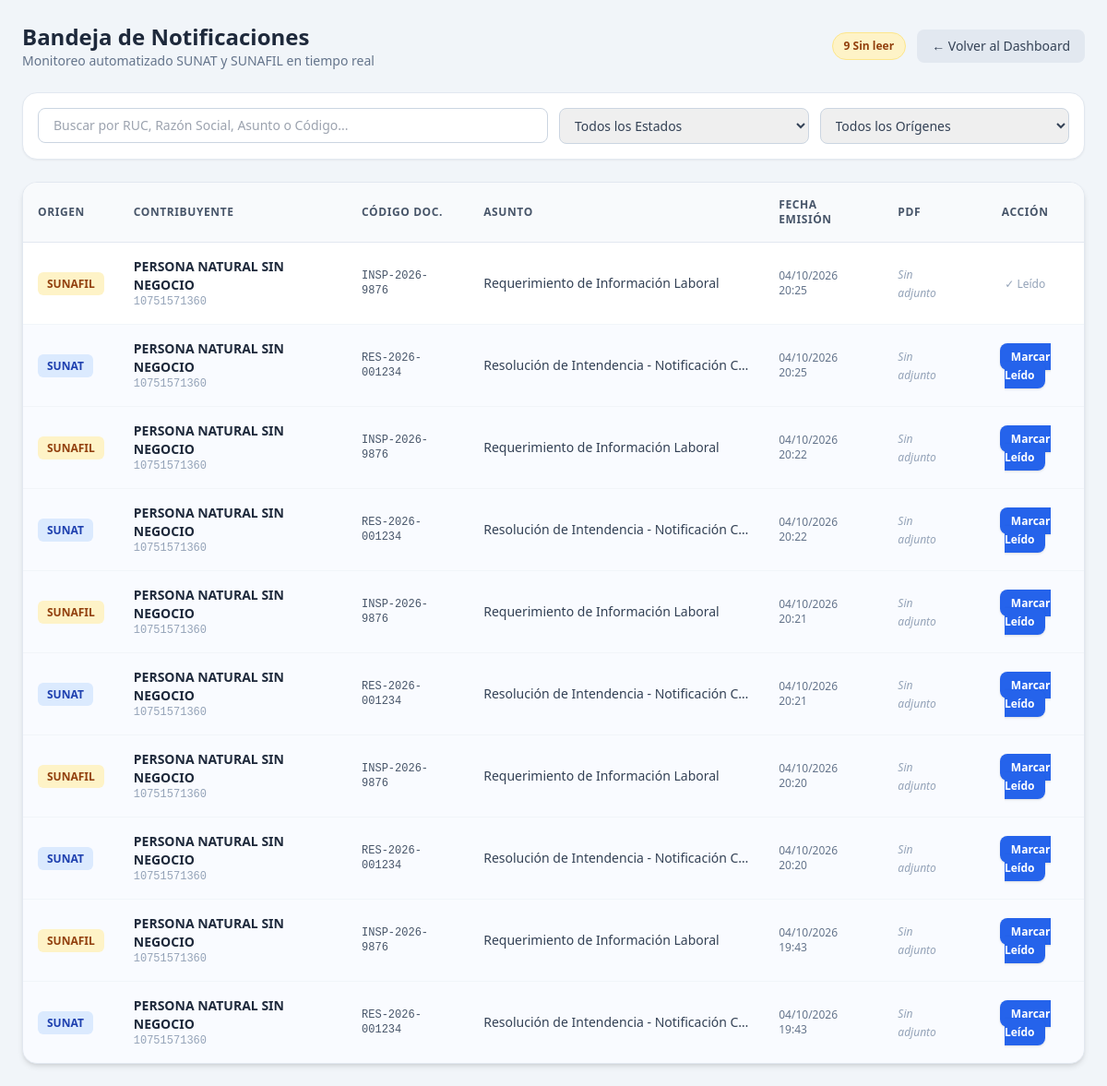
/casilla/ (signed in), run on the app's committed database.
### automatizacion/models.py (models this page shows, shortened)
class NotificacionCasilla(models.Model):
    ORIGEN_CHOICES = [
        ('SUNAT', 'SUNAT'),
        ('SUNAFIL', 'SUNAFIL'),
    ]
    cliente_ruc = models.ForeignKey(ClienteRuc, on_delete=models.CASCADE, related_name='notificaciones')
    origen = models.CharField(max_length=20, choices=ORIGEN_CHOICES, default='SUNAT')
    codigo_documento = models.CharField(max_length=100, blank=True, null=True)
    asunto = models.CharField(max_length=255)
    fecha_emision = models.DateTimeField()
    contenido_resumen = models.TextField(blank=True, null=True)
    archivo_pdf = models.FileField(upload_to='notificaciones_pdf/', blank=True, null=True)
    leido = models.BooleanField(default=False)
    fecha_descarga = models.DateTimeField(auto_now_add=True)
    class Meta:
        ordering = ['-fecha_emision']

### clientes/models.py (models this page shows, shortened)
class ClienteRuc(models.Model):
    estudio = models.ForeignKey(PerfilEstudio, on_delete=models.CASCADE, related_name='rucs')
    razon_social = models.CharField(max_length=200)
    ruc = models.CharField(max_length=11)
    dni_representante = models.CharField(max_length=15, blank=True, null=True)
    usuario_sol = models.CharField(max_length=50)
    _clave_sol = models.CharField(max_length=255, db_column='clave_sol')
    activo = models.BooleanField(default=True)
    fecha_registro = models.DateTimeField(auto_now_add=True)
    @property
    def clave_sol(self):
        return desencriptar_texto(self._clave_sol)
    @clave_sol.setter
    def clave_sol(self, raw_password):
        self._clave_sol = encriptar_texto(raw_password)

### automatizacion/views.py (the view, shortened to what this page needs)
# urls.py: path('casilla/', bandeja_casilla_view, name='bandeja_casilla'),
@login_required
def bandeja_casilla_view(request):
    estudio, _ = PerfilEstudio.objects.get_or_create(
        usuario=request.user,
        defaults={'nombre_estudio': f'Estudio de {request.user.username}'}
    )
    notificaciones = NotificacionCasilla.objects.filter(
        cliente_ruc__estudio=estudio
    ).select_related('cliente_ruc').order_by('-fecha_emision')
    query = request.GET.get('q', '').strip()
    estado_filtro = request.GET.get('estado', '')
    if estado_filtro == 'nuevo':
        notificaciones = notificaciones.filter(leido=False)
    elif estado_filtro == 'leido':
        notificaciones = notificaciones.filter(leido=True)
    origen_filtro = request.GET.get('origen', '')
    if origen_filtro:
        notificaciones = notificaciones.filter(origen=origen_filtro)
    total_count = notificaciones.count()
    sin_leer_count = NotificacionCasilla.objects.filter(cliente_ruc__estudio=estudio, leido=False).count()
    paginator = Paginator(notificaciones, 10)
    page_number = request.GET.get('page')
    page_obj = paginator.get_page(page_number)
    context = {
        'page_obj': page_obj,
        'sin_leer_count': sin_leer_count,
        'total_count': total_count,
        'query': query,
        'estado_filtro': estado_filtro,
        'origen_filtro': origen_filtro,
    }
    return render(request, 'bandeja_casilla.html', context)

### templates/bandeja_casilla.html (shortened to what this page needs)
<!DOCTYPE html>
<html lang="es">
<head>
    <script src="https://cdn.tailwindcss.com"></script>
</head>
<body class="bg-slate-100 min-h-screen p-6">
    <div class="max-w-7xl mx-auto space-y-6">
        <div class="flex flex-col md:flex-row md:items-center justify-between gap-4">
            <div>
                <h1 class="text-2xl font-bold text-slate-800">Bandeja de Notificaciones</h1>
                <p class="text-sm text-slate-500">Monitoreo automatizado SUNAT y SUNAFIL en tiempo real</p>
            </div>
            <div class="flex items-center space-x-3">
                <span class="bg-amber-100 text-amber-800 text-xs font-bold px-3 py-1.5 rounded-full border border-amber-200">
                    {{ sin_leer_count }} Sin leer
                </span>
                <a href="{% url 'dashboard' %}" class="bg-slate-200 hover:bg-slate-300 text-slate-700 px-4 py-2 rounded-lg text-sm font-medium transition">
                    ← Volver al Dashboard
                </a>
            </div>
        </div>
        <div class="bg-white rounded-2xl shadow-sm border border-slate-200 p-4">
            <form method="GET" class="grid grid-cols-1 md:grid-cols-4 gap-3">
                <div class="md:col-span-2">
                    <input type="text" name="q" value="{{ query }}" placeholder="Buscar por RUC, Razón Social, Asunto o Código..."
                           class="w-full px-4 py-2 rounded-lg border border-slate-300 focus:ring-2 focus:ring-blue-500 focus:border-blue-500 outline-none text-sm">
                </div>
                <div>
                    <select name="estado" onchange="this.form.submit()" class="w-full px-3 py-2 rounded-lg border border-slate-300 focus:ring-2 focus:ring-blue-500 outline-none text-sm text-slate-700">
                        <option value="">Todos los Estados</option>
                    </select>
                </div>
                <div>
                    <select name="origen" onchange="this.form.submit()" class="w-full px-3 py-2 rounded-lg border border-slate-300 focus:ring-2 focus:ring-blue-500 outline-none text-sm text-slate-700">
                        <option value="">Todos los Orígenes</option>
                    </select>
                </div>
            </form>
        </div>
        <div id="contenedor-notificaciones" class="bg-white rounded-2xl shadow-md border border-slate-200 overflow-hidden">
            <table class="w-full text-left border-collapse">
                <thead>
                    <tr class="bg-slate-50 border-b border-slate-200 text-slate-600 text-xs uppercase tracking-wider">
                        <th class="p-4">Origen</th>
                        <th class="p-4">Contribuyente</th>
                        <th class="p-4">Código Doc.</th>
                        <th class="p-4">Asunto</th>
                        <th class="p-4">Fecha Emisión</th>
                        <th class="p-4">PDF</th>
                        <th class="p-4 text-center">Acción</th>
                    </tr>
                </thead>
                <tbody class="divide-y divide-slate-100 text-sm text-slate-700">
                    {% for noti in page_obj %}
                    <tr class="hover:bg-slate-50 transition {% if not noti.leido %}bg-blue-50/40 font-medium{% endif %}">
                        <td class="p-4">
                            <span class="px-2.5 py-1 rounded-md text-xs font-bold {% if noti.origen == 'SUNAT' %}bg-blue-100 text-blue-800{% else %}bg-amber-100 text-amber-800{% endif %}">
                                {{ noti.origen }}
                            </span>
                        </td>
                        <td class="p-4">
                            <div class="font-bold text-slate-800">{{ noti.cliente_ruc.razon_social }}</div>
                            <div class="text-xs text-slate-400 font-mono">{{ noti.cliente_ruc.ruc }}</div>
                        </td>
                        <td class="p-4 font-mono text-xs text-slate-600">{{ noti.codigo_documento }}</td>
                        <td class="p-4 max-w-xs truncate" title="{{ noti.asunto }}">{{ noti.asunto }}</td>
                        <td class="p-4 text-xs text-slate-500">{{ noti.fecha_emision|date:"d/m/Y H:i" }}</td>
                        <td class="p-4">
                            {% if noti.archivo_pdf %}
                                <a href="{{ noti.archivo_pdf.url }}" target="_blank" class="text-red-600 hover:text-red-800 font-semibold inline-flex items-center space-x-1 text-xs bg-red-50 px-2.5 py-1 rounded border border-red-200">
                                    <span>📄 PDF</span>
                                </a>
                            {% else %}
                                <span class="text-slate-400 text-xs italic">Sin adjunto</span>
                            {% endif %}
                        </td>
                        <td class="p-4 text-center">
                            {% if not noti.leido %}
                                <a href="{% url 'marcar_leido' noti.id %}" class="bg-blue-600 hover:bg-blue-700 text-white text-xs font-semibold px-3 py-1.5 rounded-lg shadow transition">
                                    Marcar Leído
                                </a>
                            {% else %}
                                <span class="text-xs text-slate-400">✓ Leído</span>
                            {% endif %}
                        </td>
                    </tr>
                    {% empty %}
                    <tr>
                        <td colspan="7" class="p-8 text-center text-slate-400">
                            No se encontraron notificaciones con los filtros seleccionados.
                        </td>
                    </tr>
                    {% endfor %}
                </tbody>
            </table>
        </div>
    </div>
</body>
</html>

### data on the page
NotificacionCasilla: origen "SUNAFIL", cliente_ruc.razon_social "PERSONA NATURAL SIN NEGOCIO", cliente_ruc.ruc "10751571360", codigo_documento "INSP-2026-9876", asunto "Requerimiento de Información Laboral", fecha_emision "04/10/2026 20:25", archivo_pdf "Sin adjunto", leido "✓ Leído"
NotificacionCasilla: origen "SUNAT", cliente_ruc.razon_social "PERSONA NATURAL SIN NEGOCIO", cliente_ruc.ruc "10751571360", codigo_documento "RES-2026-001234", asunto "Resolución de Intendencia - Notificación C…", fecha_emision "04/10/2026 20:25", archivo_pdf "Sin adjunto", leido "Marcar Leído"
NotificacionCasilla: origen "SUNAFIL", cliente_ruc.razon_social "PERSONA NATURAL SIN NEGOCIO", cliente_ruc.ruc "10751571360", codigo_documento "INSP-2026-9876", asunto "Requerimiento de Información Laboral", fecha_emision "04/10/2026 20:22", archivo_pdf "Sin adjunto", leido "Marcar Leído"
NotificacionCasilla: origen "SUNAT", cliente_ruc.razon_social "PERSONA NATURAL SIN NEGOCIO", cliente_ruc.ruc "10751571360", codigo_documento "RES-2026-001234", asunto "Resolución de Intendencia - Notificación C…", fecha_emision "04/10/2026 20:22", archivo_pdf "Sin adjunto", leido "Marcar Leído"
NotificacionCasilla: origen "SUNAFIL", cliente_ruc.razon_social "PERSONA NATURAL SIN NEGOCIO", cliente_ruc.ruc "10751571360", codigo_documento "INSP-2026-9876", asunto "Requerimiento de Información Laboral", fecha_emision "04/10/2026 20:21", archivo_pdf "Sin adjunto", leido "Marcar Leído"
NotificacionCasilla: origen "SUNAT", cliente_ruc.razon_social "PERSONA NATURAL SIN NEGOCIO", cliente_ruc.ruc "10751571360", codigo_documento "RES-2026-001234", asunto "Resolución de Intendencia - Notificación C…", fecha_emision "04/10/2026 20:21", archivo_pdf "Sin adjunto", leido "Marcar Leído"
NotificacionCasilla: origen "SUNAFIL", cliente_ruc.razon_social "PERSONA NATURAL SIN NEGOCIO", cliente_ruc.ruc "10751571360", codigo_documento "INSP-2026-9876", asunto "Requerimiento de Información Laboral", fecha_emision "04/10/2026 20:20", archivo_pdf "Sin adjunto", leido "Marcar Leído"
NotificacionCasilla: origen "SUNAT", cliente_ruc.razon_social "PERSONA NATURAL SIN NEGOCIO", cliente_ruc.ruc "10751571360", codigo_documento "RES-2026-001234", asunto "Resolución de Intendencia - Notificación C…", fecha_emision "04/10/2026 20:20", archivo_pdf "Sin adjunto", leido "Marcar Leído"
NotificacionCasilla: origen "SUNAFIL", cliente_ruc.razon_social "PERSONA NATURAL SIN NEGOCIO", cliente_ruc.ruc "10751571360", codigo_documento "INSP-2026-9876", asunto "Requerimiento de Información Laboral", fecha_emision "04/10/2026 19:43", archivo_pdf "Sin adjunto", leido "Marcar Leído"
NotificacionCasilla: origen "SUNAT", cliente_ruc.razon_social "PERSONA NATURAL SIN NEGOCIO", cliente_ruc.ruc "10751571360", codigo_documento "RES-2026-001234", asunto "Resolución de Intendencia - Notificación C…", fecha_emision "04/10/2026 19:43", archivo_pdf "Sin adjunto", leido "Marcar Leído"

### other printed values
{{ sin_leer_count }} "9"
